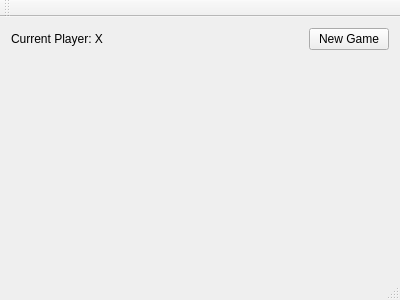
<?xml version="1.0" encoding="UTF-8"?>
<ui version="4.0">
 <class>MainWindow</class>
 <widget class="QMainWindow" name="MainWindow">
  <property name="geometry">
   <rect>
    <x>0</x>
    <y>0</y>
    <width>400</width>
    <height>300</height>
   </rect>
  </property>
  <property name="windowTitle">
   <string>MainWindow</string>
  </property>
  <widget class="QWidget" name="centralWidget">
   <layout class="QVBoxLayout" name="verticalLayout">
    <item>
     <layout class="QHBoxLayout" name="horizontalLayout">
      <item>
       <widget class="QLabel" name="label">
        <property name="text">
         <string>Current Player: X</string>
        </property>
       </widget>
      </item>
      <item>
       <spacer name="horizontalSpacer">
        <property name="orientation">
         <enum>Qt::Horizontal</enum>
        </property>
        <property name="sizeHint" stdset="0">
         <size>
          <width>40</width>
          <height>20</height>
         </size>
        </property>
       </spacer>
      </item>
      <item>
       <widget class="QPushButton" name="btnNewGame">
        <property name="text">
         <string>New Game</string>
        </property>
       </widget>
      </item>
     </layout>
    </item>
    <item>
     <widget class="QFrame" name="board">
      <property name="sizePolicy">
       <sizepolicy hsizetype="Preferred" vsizetype="Expanding">
        <horstretch>0</horstretch>
        <verstretch>0</verstretch>
       </sizepolicy>
      </property>
      <property name="frameShape">
       <enum>QFrame::NoFrame</enum>
      </property>
      <property name="frameShadow">
       <enum>QFrame::Plain</enum>
      </property>
     </widget>
    </item>
   </layout>
  </widget>
  <widget class="QMenuBar" name="menuBar">
   <property name="geometry">
    <rect>
     <x>0</x>
     <y>0</y>
     <width>400</width>
     <height>22</height>
    </rect>
   </property>
  </widget>
  <widget class="QToolBar" name="mainToolBar">
   <attribute name="toolBarArea">
    <enum>TopToolBarArea</enum>
   </attribute>
   <attribute name="toolBarBreak">
    <bool>false</bool>
   </attribute>
  </widget>
  <widget class="QStatusBar" name="statusBar"/>
 </widget>
 <layoutdefault spacing="6" margin="11"/>
 <resources/>
 <connections/>
</ui>
